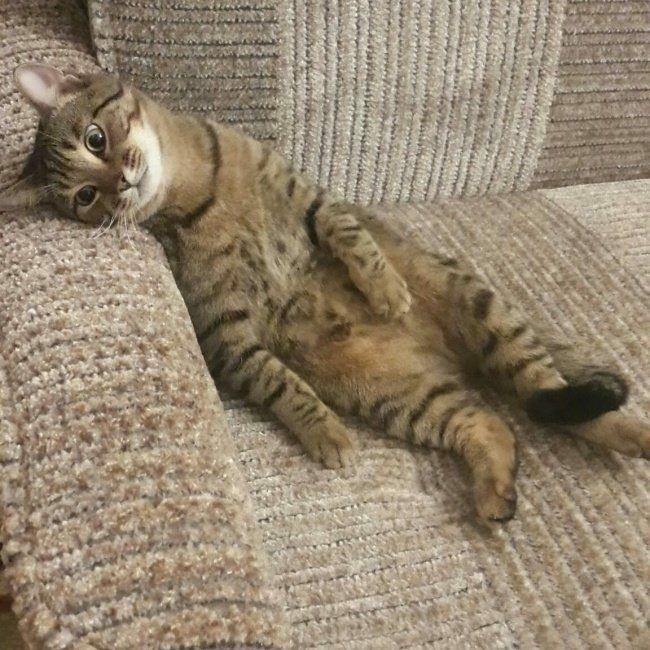
#> input picture lab1/data/kitten.jpg, 650 x 650 px
$ jupyter execute hsv_model.ipynb
#> lines starting #> are read from the running program, lines starting #| are printed output that depends on the picture
Przykład rozjaśnienia obrazu poprzez działanie na składowej V, modelu barw HSV

[cell 1]
import cv2
import numpy as np

from PIL import Image

[cell 2]
# aby wczytać obraz
img = cv2.imread('../data/kitten.jpg')
#> img is the input picture: shape (650, 650, 3); mean B, G, R 111.3, 132.9, 148

# OpenCV domyślnie korzysta z modelu BGR (nie RGB!)
# aby wyświetlić, należy skonwertować:
img_RGB = cv2.cvtColor(img, cv2.COLOR_BGR2RGB)
Image.fromarray(img_RGB)

Dokumentacja modułu konwersji modeli barw: https://docs.opencv.org/4.5.3/d8/d01/group__imgproc__color__conversions.html

Dokumentacja funkcji `cv2.add`: https://docs.opencv.org/4.5.3/d2/de8/group__core__array.html#ga10ac1bfb180e2cfda1701d06c24fdbd6

[cell 3]
# transformacja modelu barw z RGB do HSV
img_hsv = cv2.cvtColor(img_RGB, cv2.COLOR_RGB2HSV)
#> img_hsv: shape (650, 650, 3); mean H, S, V 17.9, 68.5, 148
height, width = img_hsv.shape[:2]
#> height = 650; width = 650

# rozbicie na składowe modelu HSV
h,s,v = cv2.split(img_hsv)
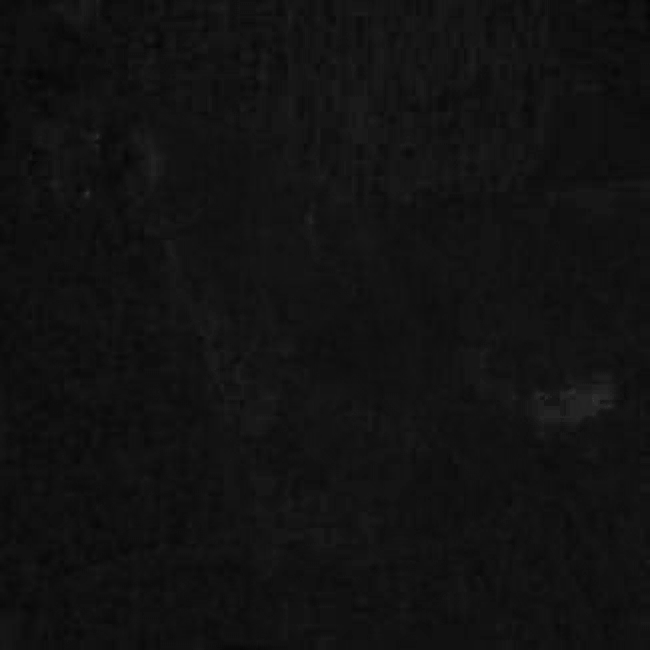
#> h: shape (650, 650); min 4, max 55, mean 17.9
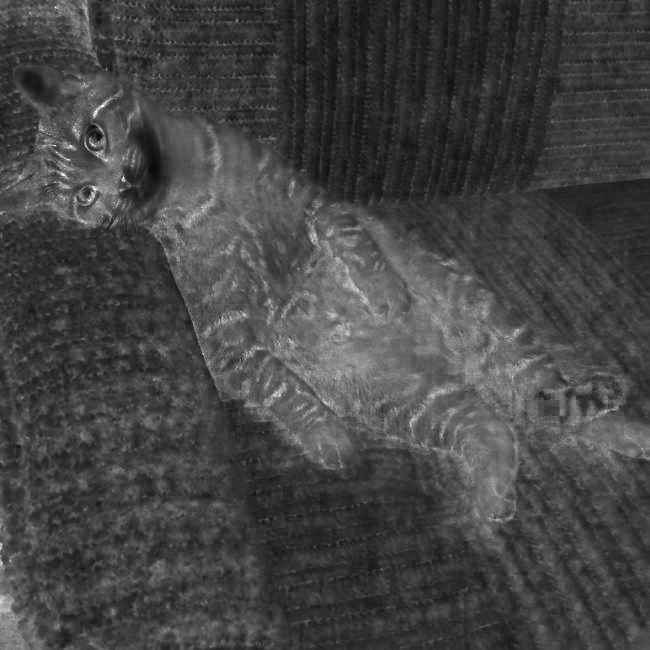
#> s: shape (650, 650); min 10, max 255, mean 68.5
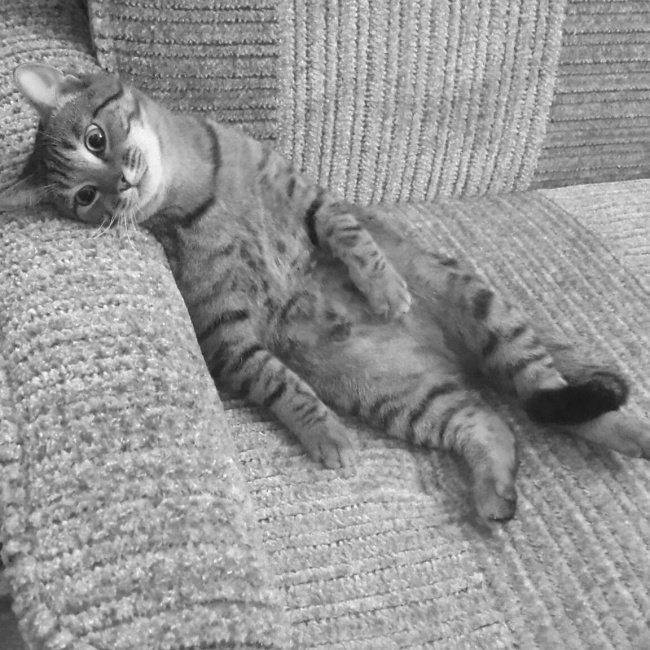
#> v: shape (650, 650); min 20, max 255, mean 148

# wartość dodawana do składowej jasności
value = 50

v = cv2.add(v, value) # dlaczego ta operacja mogłaby być problematyczna, i dlaczego nie jest? podpowiedź: v.dtype
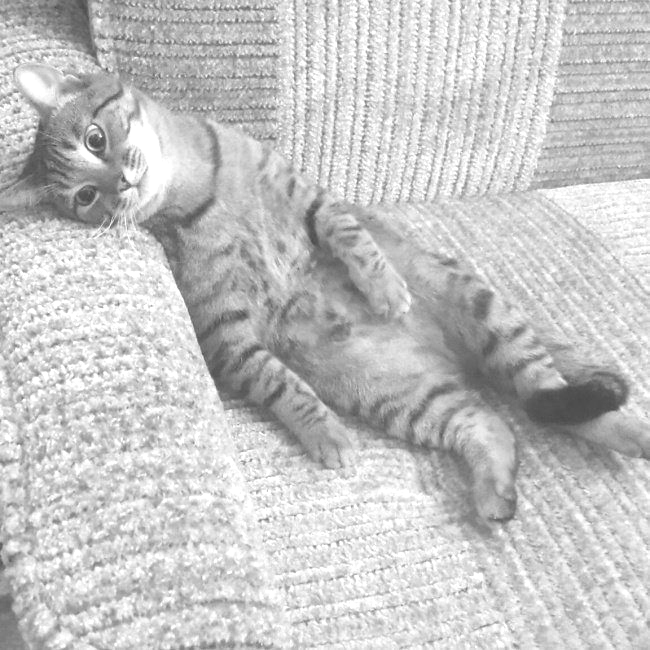
#> v: shape (650, 650); min 70, max 255, mean 197.7

# scalenie składowych i wygenerowanie obrazu
img_hsv = cv2.merge([h, s, v])
#> img_hsv: shape (650, 650, 3); mean H, S, V 17.9, 68.5, 197.7

# w celu wyświetlenia przechodzimy do RGB
img_output = cv2.cvtColor(img_hsv, cv2.COLOR_HSV2RGB)
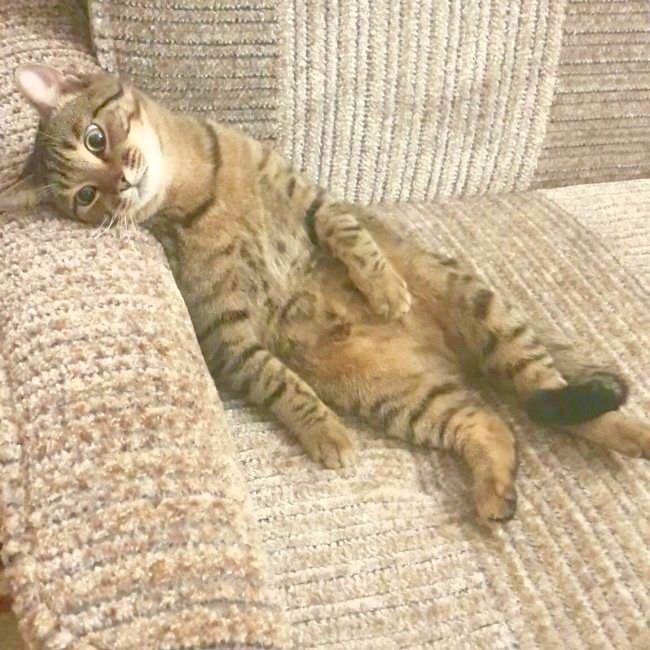
#> img_output: shape (650, 650, 3); mean R, G, B 197.6, 176.7, 147.1
Image.fromarray(img_output)

$ run again, with lab1/data/coins_color.bmp saved as lab1/data/kitten.jpg
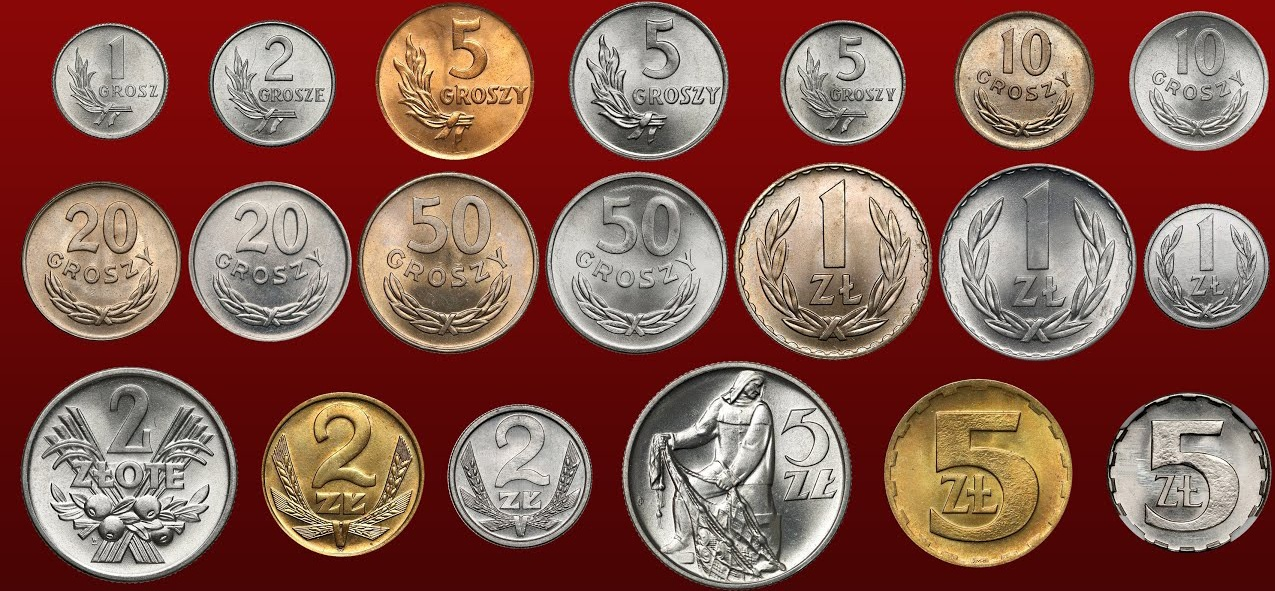
#> input picture lab1/data/coins_color.bmp, 1275 x 591 px
#> img is the input picture: shape (591, 1275, 3); mean B, G, R 78.4, 88, 135.7
#> `v = cv2.add(v, value)`:
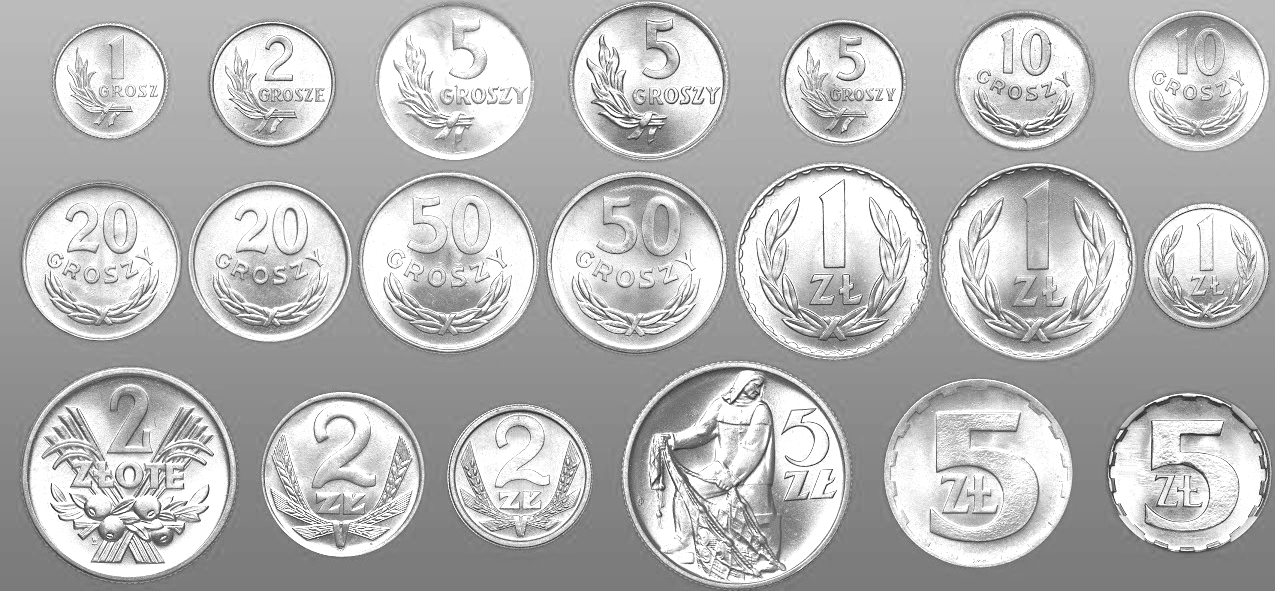
#> v: shape (591, 1275); min 50, max 255, mean 183.4
#> `img_output = cv2.cvtColor(img_hsv, cv2.COLOR_HSV2RGB)`:
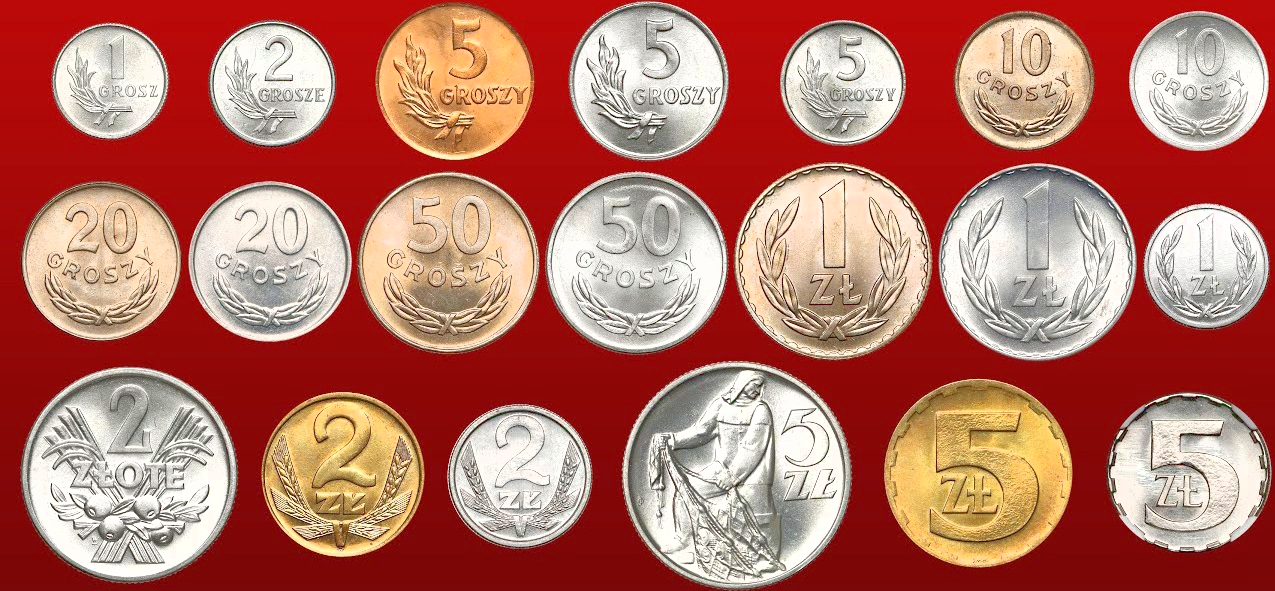
#> img_output: shape (591, 1275, 3); mean R, G, B 183.2, 113, 100.5
